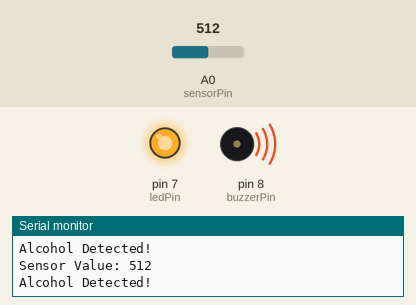
This sketch was run on a simulated Arduino Uno, built with avr-gcc and run on an emulated ATmega328P. Shown: output pins drawn as LEDs (lit = HIGH), buzzer (waves = sounding, pin HIGH), the last lines printed to the serial monitor. The inputs (shaded band) are chosen by the test bench; at power-on: A0 (sensorPin) = 512.

Above: at 1.3 s.
1.4 s: A0 (sensorPin) set to 413
2.9 s: A0 (sensorPin) set to 385
At 4.1 s:
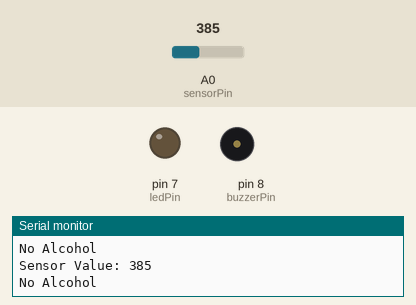
4.5 s: A0 (sensorPin) set to 410
At 5.3 s:
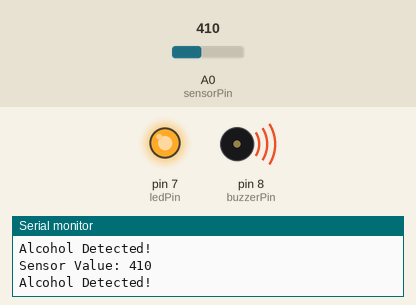
6.0 s: A0 (sensorPin) set to 390
At 6.5 s:
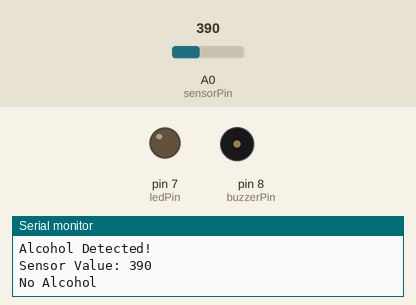
Timing chart, 0 to 8.5 s (numbered marks = the images above; inputs shaded):
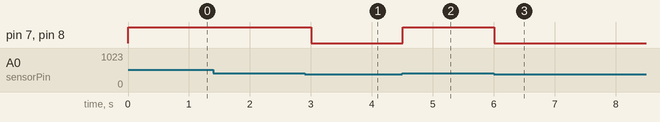

Measured:
- the behaviour switches between 401 and 400 on A0 (sensorPin) (found by bisection; images 0 and 1)
- after the input at 2.9 s, pin 7 (ledPin), pin 8 (buzzerPin): HIGH → LOW after 0.10 s
- after the input at 4.5 s, pin 7 (ledPin), pin 8 (buzzerPin): LOW → HIGH at once
- after the input at 6.0 s, pin 7 (ledPin), pin 8 (buzzerPin): HIGH → LOW at once

The sketch:

Alcohol.ino
```cpp
#define sensorPin A0
#define ledPin 7
#define buzzerPin 8

int threshold = 400;   // adjust after testing

void setup() {
  Serial.begin(9600);

  pinMode(ledPin, OUTPUT);
  pinMode(buzzerPin, OUTPUT);

  Serial.println("Alcohol Detector Ready");
}

void loop() {
  int sensorValue = analogRead(sensorPin);

  Serial.print("Sensor Value: ");
  Serial.println(sensorValue);

  if (sensorValue > threshold) {
    Serial.println("Alcohol Detected!");

    digitalWrite(ledPin, HIGH);
    digitalWrite(buzzerPin, HIGH);
  }
  else {
    Serial.println("No Alcohol");

    digitalWrite(ledPin, LOW);
    digitalWrite(buzzerPin, LOW);
  }

  delay(500);
}
```
